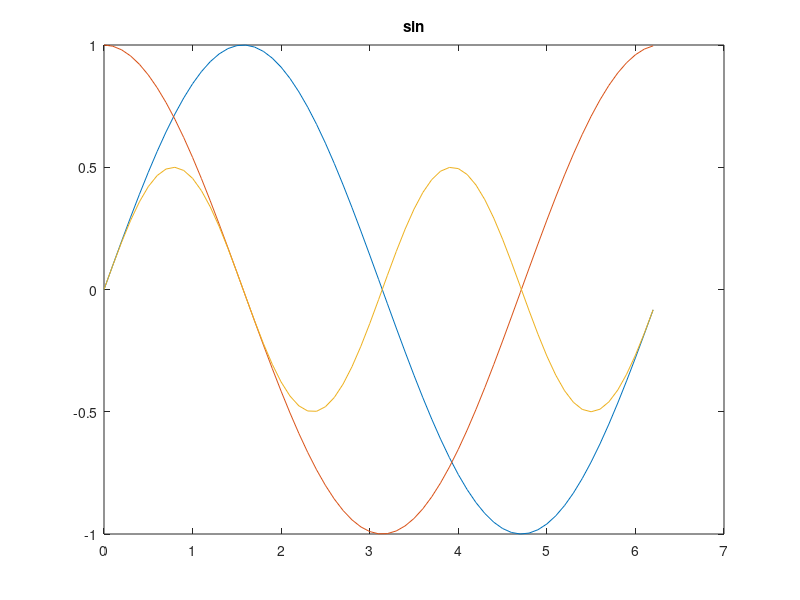

The MATLAB source for this figure:
t = 0:0.1:2*pi;
f1 = sin(t);
f2 = cos(t);

fig1 = figure;


plot(t, f1);

hold on;

plot(t, f2);
plot(t, f1 .* f2);
title("sin");
% fig2 = figure;
% plot(t, f2);
% title("cos");
% 
% figure(fig1);
% hold on;
% title("cos+sin");
% plot(t, f1+f2);




